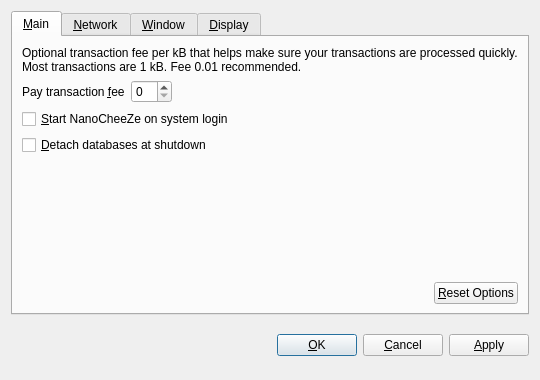
<?xml version="1.0" encoding="UTF-8"?>
<ui version="4.0">
 <class>OptionsDialog</class>
 <widget class="QDialog" name="OptionsDialog">
  <property name="geometry">
   <rect>
    <x>0</x>
    <y>0</y>
    <width>540</width>
    <height>380</height>
   </rect>
  </property>
  <property name="windowTitle">
   <string>Options</string>
  </property>
  <property name="modal">
   <bool>true</bool>
  </property>
  <layout class="QVBoxLayout" name="verticalLayout">
   <item>
    <widget class="QTabWidget" name="tabWidget">
     <property name="tabPosition">
      <enum>QTabWidget::North</enum>
     </property>
     <property name="currentIndex">
      <number>0</number>
     </property>
     <widget class="QWidget" name="tabMain">
      <attribute name="title">
       <string>&amp;Main</string>
      </attribute>
      <layout class="QVBoxLayout" name="verticalLayout_Main">
       <item>
        <widget class="QLabel" name="transactionFeeInfoLabel">
         <property name="text">
          <string>Optional transaction fee per kB that helps make sure your transactions are processed quickly. Most transactions are 1 kB. Fee 0.01 recommended.</string>
         </property>
         <property name="textFormat">
          <enum>Qt::PlainText</enum>
         </property>
         <property name="wordWrap">
          <bool>true</bool>
         </property>
        </widget>
       </item>
       <item>
        <layout class="QHBoxLayout" name="horizontalLayout_Main">
         <item>
          <widget class="QLabel" name="transactionFeeLabel">
           <property name="text">
            <string>Pay transaction &amp;fee</string>
           </property>
           <property name="textFormat">
            <enum>Qt::PlainText</enum>
           </property>
           <property name="buddy">
            <cstring>transactionFee</cstring>
           </property>
          </widget>
         </item>
         <item>
          <widget class="BitcoinAmountField" name="transactionFee"/>
         </item>
         <item>
          <spacer name="horizontalSpacer_Main">
           <property name="orientation">
            <enum>Qt::Horizontal</enum>
           </property>
           <property name="sizeHint" stdset="0">
            <size>
             <width>40</width>
             <height>20</height>
            </size>
           </property>
          </spacer>
         </item>
        </layout>
       </item>
       <item>
        <widget class="QCheckBox" name="bitcoinAtStartup">
         <property name="toolTip">
          <string>Automatically start NanoCheeZe after logging in to the system.</string>
         </property>
         <property name="text">
          <string>&amp;Start NanoCheeZe on system login</string>
         </property>
        </widget>
       </item>
       <item>
        <widget class="QCheckBox" name="detachDatabases">
         <property name="toolTip">
          <string>Detach block and address databases at shutdown. This means they can be moved to another data directory, but it slows down shutdown. The wallet is always detached.</string>
         </property>
         <property name="text">
          <string>&amp;Detach databases at shutdown</string>
         </property>
        </widget>
       </item>
       <item>
        <spacer name="verticalSpacer_Main">
         <property name="orientation">
          <enum>Qt::Vertical</enum>
         </property>
         <property name="sizeHint" stdset="0">
          <size>
           <width>20</width>
           <height>40</height>
          </size>
         </property>
        </spacer>
       </item>
       <item>
        <layout class="QHBoxLayout" name="horizontalLayout_2_Main">
         <item>
          <spacer name="horizontalSpacer_2_Main">
           <property name="orientation">
            <enum>Qt::Horizontal</enum>
           </property>
           <property name="sizeHint" stdset="0">
            <size>
             <width>40</width>
             <height>20</height>
            </size>
           </property>
          </spacer>
         </item>
         <item>
          <widget class="QPushButton" name="resetButton">
           <property name="toolTip">
            <string>Reset all client options to default.</string>
           </property>
           <property name="text">
            <string>&amp;Reset Options</string>
           </property>
           <property name="autoDefault">
            <bool>false</bool>
           </property>
          </widget>
         </item>
        </layout>
       </item>
      </layout>
     </widget>
     <widget class="QWidget" name="tabNetwork">
      <attribute name="title">
       <string>&amp;Network</string>
      </attribute>
      <layout class="QVBoxLayout" name="verticalLayout_Network">
       <item>
        <widget class="QCheckBox" name="mapPortUpnp">
         <property name="toolTip">
          <string>Automatically open the NanoCheeZe client port on the router. This only works when your router supports UPnP and it is enabled.</string>
         </property>
         <property name="text">
          <string>Map port using &amp;UPnP</string>
         </property>
        </widget>
       </item>
       <item>
        <widget class="QCheckBox" name="connectSocks">
         <property name="toolTip">
          <string>Connect to the NanoCheeZe network through a SOCKS proxy (e.g. when connecting through Tor).</string>
         </property>
         <property name="text">
          <string>&amp;Connect through SOCKS proxy:</string>
         </property>
        </widget>
       </item>
       <item>
        <layout class="QHBoxLayout" name="horizontalLayout_Network">
         <item>
          <widget class="QLabel" name="proxyIpLabel">
           <property name="text">
            <string>Proxy &amp;IP:</string>
           </property>
           <property name="textFormat">
            <enum>Qt::PlainText</enum>
           </property>
           <property name="buddy">
            <cstring>proxyIp</cstring>
           </property>
          </widget>
         </item>
         <item>
          <widget class="QValidatedLineEdit" name="proxyIp">
           <property name="maximumSize">
            <size>
             <width>140</width>
             <height>16777215</height>
            </size>
           </property>
           <property name="toolTip">
            <string>IP address of the proxy (e.g. 127.0.0.1)</string>
           </property>
          </widget>
         </item>
         <item>
          <widget class="QLabel" name="proxyPortLabel">
           <property name="text">
            <string>&amp;Port:</string>
           </property>
           <property name="textFormat">
            <enum>Qt::PlainText</enum>
           </property>
           <property name="buddy">
            <cstring>proxyPort</cstring>
           </property>
          </widget>
         </item>
         <item>
          <widget class="QLineEdit" name="proxyPort">
           <property name="maximumSize">
            <size>
             <width>55</width>
             <height>16777215</height>
            </size>
           </property>
           <property name="toolTip">
            <string>Port of the proxy (e.g. 9050)</string>
           </property>
          </widget>
         </item>
         <item>
          <widget class="QLabel" name="socksVersionLabel">
           <property name="text">
            <string>SOCKS &amp;Version:</string>
           </property>
           <property name="textFormat">
            <enum>Qt::PlainText</enum>
           </property>
           <property name="buddy">
            <cstring>socksVersion</cstring>
           </property>
          </widget>
         </item>
         <item>
          <widget class="QValueComboBox" name="socksVersion">
           <property name="toolTip">
            <string>SOCKS version of the proxy (e.g. 5)</string>
           </property>
          </widget>
         </item>
         <item>
          <spacer name="horizontalSpacer_Network">
           <property name="orientation">
            <enum>Qt::Horizontal</enum>
           </property>
           <property name="sizeHint" stdset="0">
            <size>
             <width>40</width>
             <height>20</height>
            </size>
           </property>
          </spacer>
         </item>
        </layout>
       </item>
       <item>
        <spacer name="verticalSpacer_Network">
         <property name="orientation">
          <enum>Qt::Vertical</enum>
         </property>
         <property name="sizeHint" stdset="0">
          <size>
           <width>20</width>
           <height>40</height>
          </size>
         </property>
        </spacer>
       </item>
      </layout>
     </widget>
     <widget class="QWidget" name="tabWindow">
      <attribute name="title">
       <string>&amp;Window</string>
      </attribute>
      <layout class="QVBoxLayout" name="verticalLayout_Window">
       <item>
        <widget class="QCheckBox" name="minimizeToTray">
         <property name="toolTip">
          <string>Show only a tray icon after minimizing the window.</string>
         </property>
         <property name="text">
          <string>&amp;Minimize to the tray instead of the taskbar</string>
         </property>
        </widget>
       </item>
       <item>
        <widget class="QCheckBox" name="minimizeOnClose">
         <property name="toolTip">
          <string>Minimize instead of exit the application when the window is closed. When this option is enabled, the application will be closed only after selecting Quit in the menu.</string>
         </property>
         <property name="text">
          <string>M&amp;inimize on close</string>
         </property>
        </widget>
       </item>
       <item>
        <spacer name="verticalSpacer_Window">
         <property name="orientation">
          <enum>Qt::Vertical</enum>
         </property>
         <property name="sizeHint" stdset="0">
          <size>
           <width>20</width>
           <height>40</height>
          </size>
         </property>
        </spacer>
       </item>
      </layout>
     </widget>
     <widget class="QWidget" name="tabDisplay">
      <attribute name="title">
       <string>&amp;Display</string>
      </attribute>
      <layout class="QVBoxLayout" name="verticalLayout_Display">
       <item>
        <layout class="QHBoxLayout" name="horizontalLayout_1_Display">
         <item>
          <widget class="QLabel" name="langLabel">
           <property name="text">
            <string>User Interface &amp;language:</string>
           </property>
           <property name="textFormat">
            <enum>Qt::PlainText</enum>
           </property>
           <property name="buddy">
            <cstring>lang</cstring>
           </property>
          </widget>
         </item>
         <item>
          <widget class="QValueComboBox" name="lang">
           <property name="toolTip">
            <string>The user interface language can be set here. This setting will take effect after restarting NanoCheeZe.</string>
           </property>
          </widget>
         </item>
        </layout>
       </item>
       <item>
        <layout class="QHBoxLayout" name="horizontalLayout_2_Display">
         <item>
          <widget class="QLabel" name="unitLabel">
           <property name="text">
            <string>&amp;Unit to show amounts in:</string>
           </property>
           <property name="textFormat">
            <enum>Qt::PlainText</enum>
           </property>
           <property name="buddy">
            <cstring>unit</cstring>
           </property>
          </widget>
         </item>
         <item>
          <widget class="QValueComboBox" name="unit">
           <property name="toolTip">
            <string>Choose the default subdivision unit to show in the interface and when sending coins.</string>
           </property>
          </widget>
         </item>
        </layout>
       </item>
       <item>
        <widget class="QCheckBox" name="displayAddresses">
         <property name="toolTip">
          <string>Whether to show NanoCheeZe addresses in the transaction list or not.</string>
         </property>
         <property name="text">
          <string>&amp;Display addresses in transaction list</string>
         </property>
        </widget>
       </item>
       <item>
        <widget class="QCheckBox" name="coinControlFeatures">
         <property name="toolTip">
          <string>Whether to show coin control features or not.</string>
         </property>
         <property name="text">
          <string>Display coin &amp;control features (experts only!)</string>
         </property>
        </widget>
       </item>
       <item>
        <spacer name="verticalSpacer_Display">
         <property name="orientation">
          <enum>Qt::Vertical</enum>
         </property>
         <property name="sizeHint" stdset="0">
          <size>
           <width>20</width>
           <height>40</height>
          </size>
         </property>
        </spacer>
       </item>
      </layout>
     </widget>
    </widget>
   </item>
   <item>
    <layout class="QHBoxLayout" name="horizontalLayout_Buttons">
     <item>
      <spacer name="horizontalSpacer_1">
       <property name="orientation">
        <enum>Qt::Horizontal</enum>
       </property>
       <property name="sizeHint" stdset="0">
        <size>
         <width>40</width>
         <height>48</height>
        </size>
       </property>
      </spacer>
     </item>
     <item>
      <widget class="QLabel" name="statusLabel">
       <property name="font">
        <font>
         <weight>75</weight>
         <bold>true</bold>
        </font>
       </property>
       <property name="text">
        <string/>
       </property>
       <property name="textFormat">
        <enum>Qt::PlainText</enum>
       </property>
       <property name="wordWrap">
        <bool>true</bool>
       </property>
      </widget>
     </item>
     <item>
      <spacer name="horizontalSpacer_2">
       <property name="orientation">
        <enum>Qt::Horizontal</enum>
       </property>
       <property name="sizeHint" stdset="0">
        <size>
         <width>40</width>
         <height>48</height>
        </size>
       </property>
      </spacer>
     </item>
     <item>
      <widget class="QPushButton" name="okButton">
       <property name="text">
        <string>&amp;OK</string>
       </property>
      </widget>
     </item>
     <item>
      <widget class="QPushButton" name="cancelButton">
       <property name="text">
        <string>&amp;Cancel</string>
       </property>
       <property name="autoDefault">
        <bool>false</bool>
       </property>
      </widget>
     </item>
     <item>
      <widget class="QPushButton" name="applyButton">
       <property name="text">
        <string>&amp;Apply</string>
       </property>
       <property name="autoDefault">
        <bool>false</bool>
       </property>
      </widget>
     </item>
    </layout>
   </item>
  </layout>
 </widget>
 <customwidgets>
  <customwidget>
   <class>QValueComboBox</class>
   <extends>QComboBox</extends>
   <header>qvaluecombobox.h</header>
  </customwidget>
  <customwidget>
   <class>BitcoinAmountField</class>
   <extends>QSpinBox</extends>
   <header>bitcoinamountfield.h</header>
  </customwidget>
  <customwidget>
   <class>QValidatedLineEdit</class>
   <extends>QLineEdit</extends>
   <header>qvalidatedlineedit.h</header>
  </customwidget>
 </customwidgets>
 <resources/>
 <connections/>
</ui>
